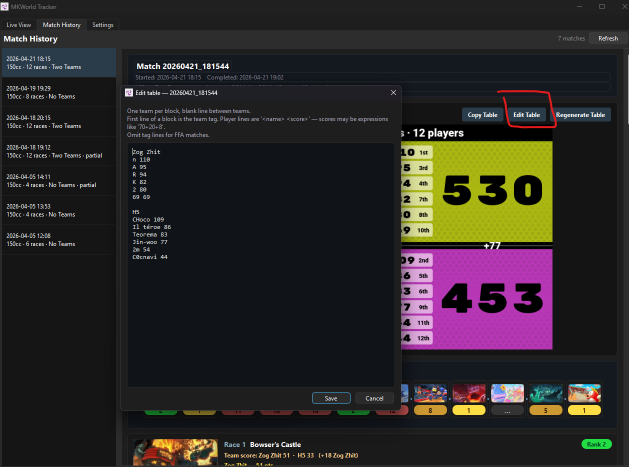
#> input picture assets/images/edittable.png, 1257 x 933 px (shown at 1/2 size)
$ python -i race_results.py   (imports and definitions only)
#> lines starting #> are read from the running program, lines starting #| are printed output that depends on the picture; after the words box and inside, x2 and y2 are one past the last pixel; in counts of white or black regions, pixels touching at a corner belong together
#> further down, picture is the input picture: shape (933, 1257, 3); mean B, G, R 38.6, 39.3, 43
"""Detect and read race result placements from the post-race results screen.

After a race ends, the game displays each player's placement with a ``+N``
point differential.  When the ``+`` disappears the view transitions to
overall standings.  This module detects which phase is shown and reads
placement numbers and player names from the race-result rows.

Two preprocessing paths are supported:

* **No-teams mode** — grey semi-transparent bars with white text.  A hybrid
  threshold ``(grayscale > 170) & (blue > 100)`` isolates the text while
  filtering the gold first-place bar.

* **Teams mode** — red / blue opaque bars where the text takes on the bar
  colour.  A Gaussian-blur + Otsu on the HSV *V* channel is used for names,
  and an adaptive-threshold cluster check on a narrow strip detects ``+``.
"""

from __future__ import annotations

import logging
import re

import cv2
import numpy as np
import pytesseract

logger = logging.getLogger(__name__)

# OCR region — right side of screen where result bars appear.
_ROI_X1 = 0.56
_ROI_X2 = 0.98

# X-position zones (normalised to full frame width).
_PLACEMENT_X_MAX = 0.62  # placement numbers live left of here
_ICON_X_MIN = 0.62       # character icon area (skip)
_ICON_X_MAX = 0.66
_NAME_X_MAX = 0.82       # player names live between ICON_X_MAX and here
_SCORE_X_MIN = 0.82      # +N differentials and totals are right of here

# Minimum detected name-rows to consider the frame as showing overall results.
_MIN_ROWS_FOR_OVERALL = 5

# Plus-column strip for team-mode cluster detection.
_PLUS_STRIP_X1 = 0.84
_PLUS_STRIP_X2 = 0.90
_PLUS_MIN_CLUSTERS = 3

# Result bars are ~77px tall on a 1080p frame — use this to check that
# the ``+N`` clusters lie on a regular vertical grid.
_ROW_SPACING_FRACTION = 77 / 1080
_PLUS_GRID_MIN_RATIO = 0.6


class RaceResultDetector:
    """Detects race-result rows and reads placement / name data."""

    def detect(
        self,
        frame: np.ndarray,
        *,
        teams: bool = False,
    ) -> dict | None:
        """Analyse *frame* for race results.

        Parameters
        ----------
        frame:
            BGR video frame.
        teams:
            When ``True`` use the team-colour preprocessing path
            (red/blue bars instead of grey).

        Returns
        -------
        dict or None
            ``{"type": "race", "results": [(placement, name), ...]}``
            when race results with ``+`` differentials are visible.

            ``{"type": "overall"}`` when overall standings are shown
            (result bars without any ``+`` sign).

            ``None`` when no result rows are detected.
        """
#> called with teams = False
        h, w = frame.shape[:2]
#> h = 933; w = 1257
        x1 = int(w * _ROI_X1)
#> x1 = 703
        x2 = int(w * _ROI_X2)
#> x2 = 1231
        roi = frame[:, x1:x2]
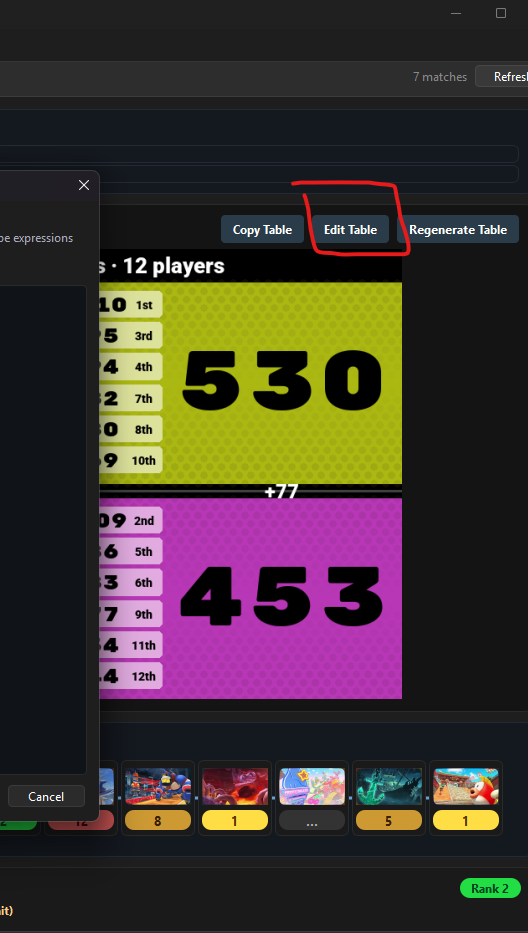
#> roi: shape (933, 528, 3); mean B, G, R 48.2, 51.7, 62.2

        if teams:
            binary = self._binarise_teams(roi)
            has_plus = self._has_plus_clusters(frame)
        else:
            binary = self._binarise_default(roi)
            has_plus = None  # determined from OCR below

        ocr_input = cv2.resize(binary, None, fx=2, fy=2,
                               interpolation=cv2.INTER_CUBIC)

        data = pytesseract.image_to_data(
            ocr_input, config="--psm 6",
            output_type=pytesseract.Output.DICT,
        )

        words = self._extract_words(data, x1, w, h)
        rows = self._group_into_rows(words)

        parsed_rows: list[tuple[int, int | None, str]] = []

        for row_words in rows:
            y_center, placement, name, row_has_plus = self._parse_row(
                row_words,
            )
            # In default mode, derive has_plus from the OCR output.
            if has_plus is None and row_has_plus:
                has_plus = True
            if name:
                parsed_rows.append((y_center, placement, name))

        if has_plus is None:
            has_plus = False

        if not parsed_rows:
            return None

        results = self._fix_placements(parsed_rows)

        if has_plus and len(results) >= 3:
            return {"type": "race", "results": results}

        if len(results) >= _MIN_ROWS_FOR_OVERALL:
            return {"type": "overall"}

        return None

    # ------------------------------------------------------------------
    # Binarisation strategies
    # ------------------------------------------------------------------

    @staticmethod
    def _binarise_default(roi: np.ndarray) -> np.ndarray:
        """Hybrid threshold for grey / gold bars (no-teams mode)."""
        gray = cv2.cvtColor(roi, cv2.COLOR_BGR2GRAY)
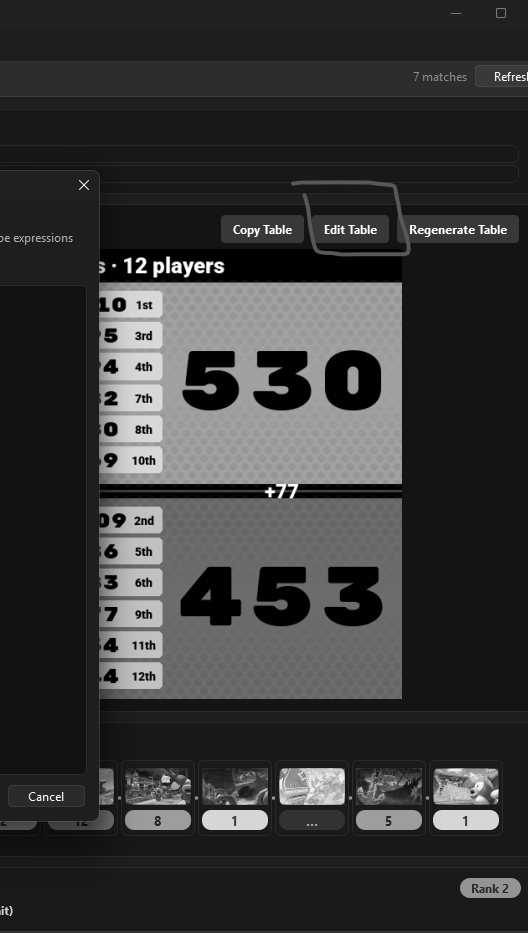
#> gray: shape (933, 528); min 0, max 255, mean 54.5
        blue = roi[:, :, 0]
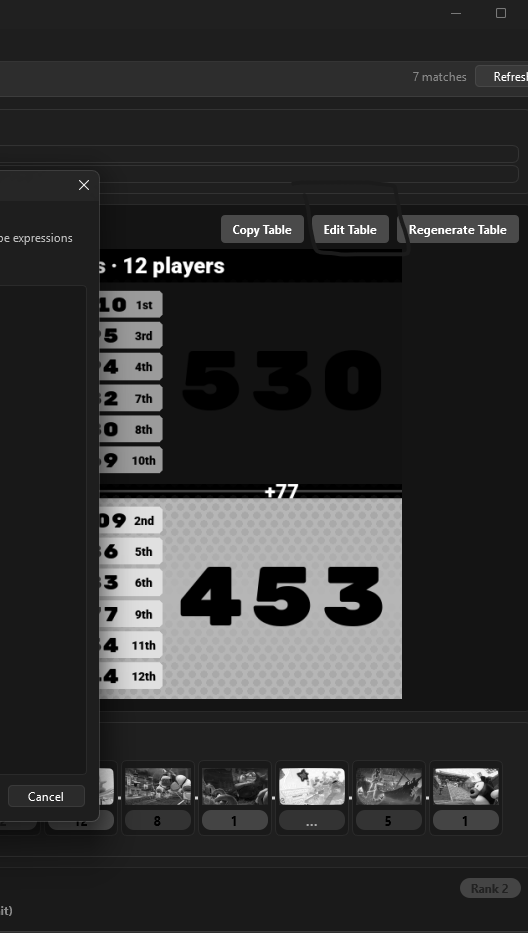
#> blue: shape (933, 528); min 0, max 255, mean 48.2
        return ((gray > 170) & (blue > 100)).astype(np.uint8) * 255
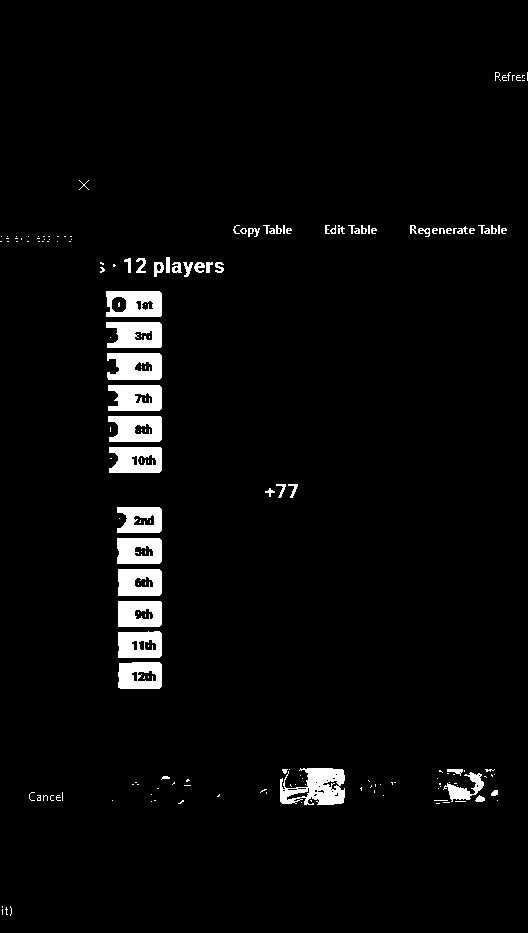
#> returned value: shape (933, 528); 3.5% white; 190 white regions (133 under 20 px), largest, box (x1, y1, x2, y2) and area: (280, 768, 345, 805) 1568, (107, 353, 162, 380) 1223, (106, 322, 162, 348) 1176

    # [338 lines left out: functions _binarise_teams, _plus_cluster_starts, _has_plus_clusters, _plus_clusters_on_grid, _has_bar_transitions, _has_uniform_bar_rows and 5 more, not called in this run]

>>> import cv2
>>> picture = cv2.imread('../../../assets/images/edittable.png')
>>> result = RaceResultDetector().detect(picture)
#> (the run stopped early here; a loop or call above may not have finished)

$ run again, on assets/images/webhook_table.png
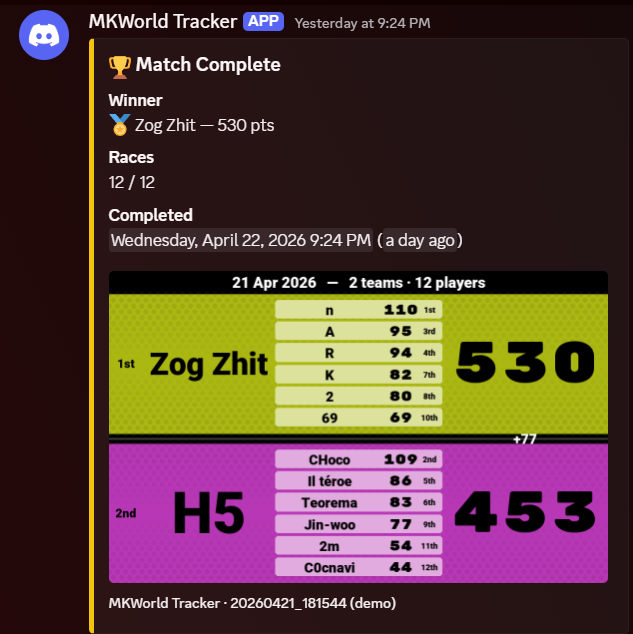
#> input picture assets/images/webhook_table.png, 633 x 634 px
#> picture is the input picture: shape (634, 633, 3); mean B, G, R 54.7, 60.2, 87
#> in _binarise_default, `return ((gray > 170) & (blue > 100)).astype(np.uint8) * 255`:
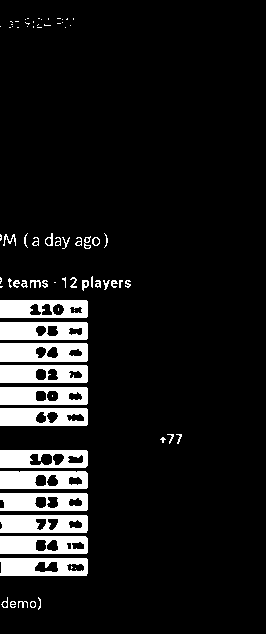
#> returned value: shape (634, 266); 10% white; 80 white regions (39 under 20 px), largest, box (x1, y1, x2, y2) and area: (0, 343, 88, 362) 1431, (0, 322, 88, 340) 1342, (0, 515, 88, 533) 1340
#> in detect, `ocr_input = cv2.resize(binary, None, fx=2, fy=2, interpolation=cv2.INT..`:
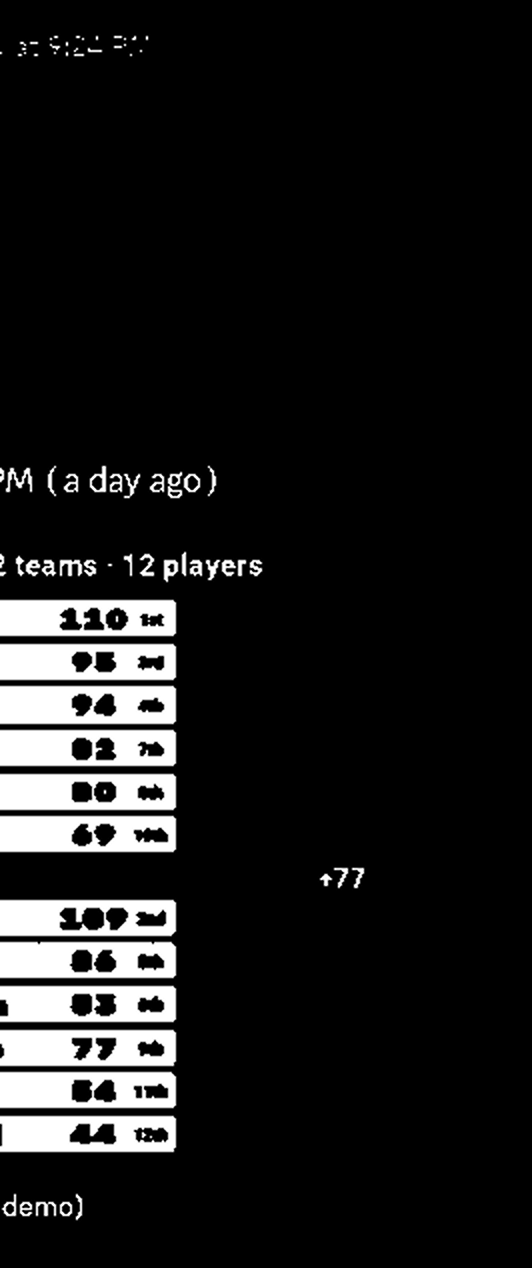
#> ocr_input: shape (1268, 532); min 0, max 255, mean 25.5
